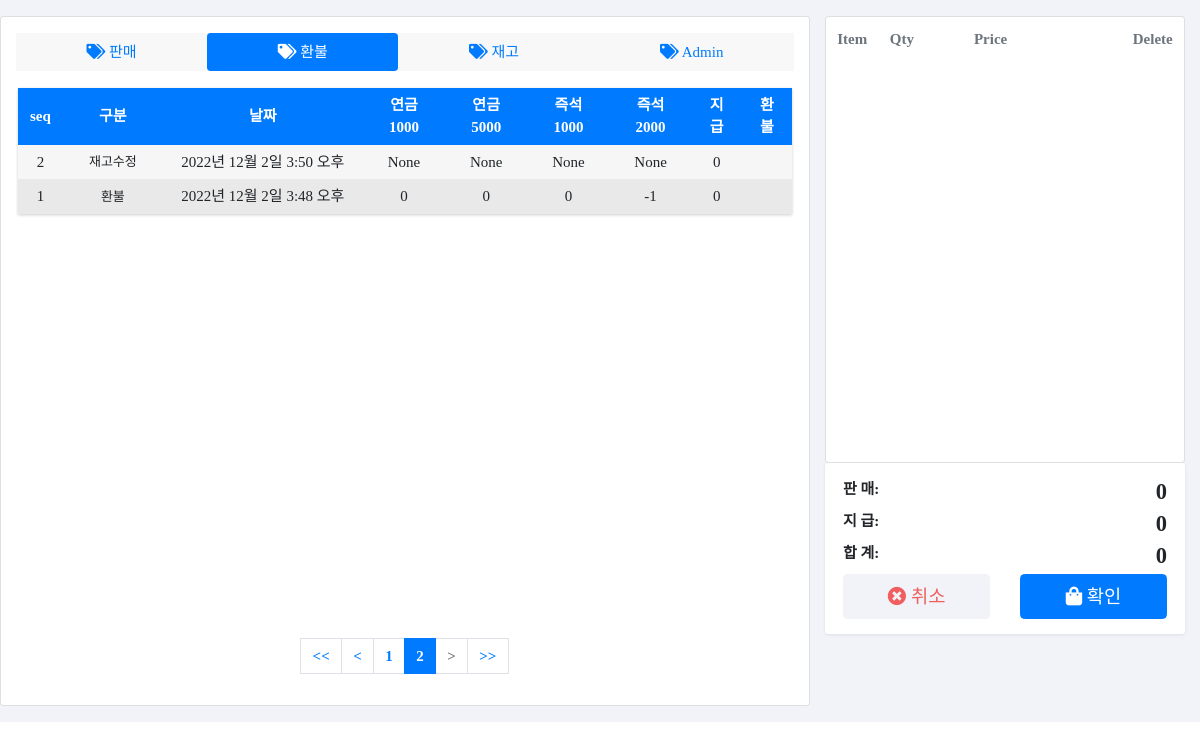
Screenshot of /refund/?page=2 with the database file from the repository.
### POSApp/models.py (models this page shows)
class POSDB(models.Model):
    seq = models.IntegerField(primary_key=True)
    category = models.CharField(max_length=10, null=True)
    pension_lottery_1000 = models.IntegerField(null=True)
    pension_lottery_5000 = models.IntegerField(null=True)
    instant_lottery_1000 = models.IntegerField(null=True)
    instant_lottery_2000 = models.IntegerField(null=True)
    pension_lottery_1000_Qty = models.IntegerField(null=True)
    pension_lottery_5000_Qty = models.IntegerField(null=True)
    instant_lottery_1000_Qty = models.IntegerField(null=True)
    instant_lottery_2000_Qty = models.IntegerField(null=True)
    sale = models.IntegerField(null=True)
    pay = models.IntegerField(null=True)
    sale_time = models.DateTimeField(null=True)
    daily_sale_start = models.DateTimeField(null=True)
    base_balance = models.IntegerField(null=True)
    ismodify = models.BooleanField(null=True)

### POSApp/views.py (the view, shortened to what this page needs)
# urls.py: path('refund/', views.refund, name="refund"),
def refund(request):
    sale_pay_lists = POSDB.objects.order_by('-seq')
    paginator = Paginator(sale_pay_lists, 20)
    page = request.GET.get('page', 1)  # 페이지
    page_obj = paginator.get_page(page)
    context = {
        'sale_pay_list': page_obj,
    }
    return render(request, 'refund.html', context)

### POSApp/templates/refund.html (shortened to what this page needs)
<!DOCTYPE HTML>
<html lang="en">
{% load static %}
<head>
    <link href="{% static 'assets/css/bootstrap.css' %}" rel="stylesheet" type="text/css" />
    <link href="{% static 'assets/css/ui.css' %}" rel="stylesheet" type="text/css" />
    <link href="{% static 'assets/fonts/fontawesome/css/fontawesome-all.min.css' %}" type="text/css" rel="stylesheet">
    <link href="{% static 'assets/css/OverlayScrollbars.css' %}" type="text/css" rel="stylesheet" />
</head>
<body>
    <section class="section-content padding-y-sm bg-default ">
        <div class="container-fluid">
            <div class="row">
                <div class="col-md-8 card padding-y-sm card ">
                    <ul class="nav bg radius nav-pills nav-fill mb-3 bg" role="tablist">
                        <li class="nav-item">
                            <a class="nav-link" href="{% url 'POSApp:index' %}">
                                <i class="fa fa-tags"></i> 판매</a>
                        </li>
                        <li class="nav-item">
                            <a class="nav-link active show" data-toggle="pill" href="{% url 'POSApp:refund' %}">
                                <i class="fa fa-tags "></i> 환불</a>
                        </li>
                        <li class="nav-item">
                            <a class="nav-link" href="{% url 'POSApp:stock' %}">
                                <i class="fa fa-tags "></i> 재고</a>
                        </li>
                        <li class="nav-item">
                            <a class="nav-link" href="{% url 'POSApp:adminpage' %}">
                                <i class="fa fa-tags "></i> Admin</a>
                        </li>
                    </ul>
                    <form action="{% url 'POSApp:refund' %}" method="POST">
                    <div class="wrapper" style="overflow:scroll; height:530px; text-align:center;">
                        <div class="table_refund">
                            <div class="row_table header">
                                <div class="cell">seq</div>
                                <div class="cell" style="width:100px;">구분</div>
                                <div class="cell" style="width:200px;">날짜</div>
                                <div class="cell">연금 1000</div>
                                <div class="cell">연금 5000</div>
                                <div class="cell">즉석 1000</div>
                                <div class="cell">즉석 2000</div>
                                <div class="cell">지급</div>
                                <div class="cell">환불</div>
                            </div>
                                {% for sale_pay in sale_pay_list %}
                                <div class="row_table">
                                    <div class="cell cell_seq" data-title="seq">{{sale_pay.seq}}</div>
                                    <div class="cell cell_category" data-title="구분">{{sale_pay.category}}</div>
                                    <div class="cell" data-title="판매시간">{{sale_pay.sale_time}}</div>
                                    <div class="cell" data-title="연금 1000">{{sale_pay.pension_lottery_1000_Qty}}</div>
                                    <div class="cell" data-title="연금 2000">{{sale_pay.pension_lottery_5000_Qty}}</div>
                                    <div class="cell" data-title="즉석 1000">{{sale_pay.instant_lottery_1000_Qty}}</div>
                                    <div class="cell" data-title="즉석 2000">{{sale_pay.instant_lottery_2000_Qty}}</div>
                                    <div class="cell" data-title="지급 금액">{{sale_pay.pay}}</div>
                                    <div class="cell" data-title="환불">
                                    </div>
                                </div>
                                {% endfor %}
                            </div>
                        </div>
                        </form>
                    <br>
                    <div class="pagination_">
                        <ul class="pagination justify-content-center">
                            <li class="page-first">
                            <a class="page-link" href="?{{current_path}}&page=1"><<</a>
                            </li>
                            {% if sale_pay_list.has_previous %}
                            <li class="page-item">
                                <a class="page-link" href="?page={{sale_pay_list.previous_page_number}}"><</a>
                            </li>
                            {% else %}
                            <li class="page-item disabled">
                                <a class="page-link" tabindex="-1" aria-disabled="true" href="#"><</a>
                            </li>
                            {% endif %}
                            {% for page_number in sale_pay_list.paginator.page_range %}
                            {% if page_number >= sale_pay_list.number|add:-3 and page_number <= sale_pay_list.number|add:3 %}
                                {% if page_number == sale_pay_list.number %}
                                <li class="page-item active" aria-current="page">
                                    <a class="page-link" href="?page={{page_number}}"style="background:#007bff;font-weight: bold;">{{page_number}}</a>
                                <li>
                                {% else %}
                                <li class="page-item">
                                    <a class="page-link" href="?page={{page_number}}">{{page_number}}</a>
                                </li>
                                {% endif %}
                            {% endif %}
                            {% endfor %}
                            {% if sale_pay_list.has_next %}
                            <li class="page-item">
                                <a class="page-link" href="?page={{sale_pay_list.next_page_number}}">></a>
                            </li>
                            {% else %}
                            <li class="page-item disabled">
                                <a class="page-link" tabindex="-1" aria-disabled="true" href="#">></a>
                            </li>
                            {% endif %}
                            <li class="page-first">
                                <a class="page-link" href="?page={{sale_pay_list.paginator.num_pages}}">>></a>
                            </li>
                        </ul>
                    </div>
                    </div>
                <div class="col-md-4">
                    <div class="card">
                        <span id="cart">
                            <form action="{% url 'POSApp:index' %}" method="POST">
                                <table class="table table-hover shopping-cart-wrap">
                                    <thead class="text-muted">
                                        <tr>
                                            <th scope="col">Item</th>
                                            <th scope="col" width="120">Qty</th>
                                            <th scope="col" width="120">Price</th>
                                            <th scope="col" class="text-right" width="200">Delete</th>
                                        </tr>
                                    </thead>
                                </table>
                            </form>
                        </span>
                    </div>
                    <div class="box">
                        <dl class="dlist-align">
                            <dt>판 매:</dt>
                            <dd class="text-right h4 b total_sale">0</dd>
                        </dl>
                        <dl class="dlist-align">
                            <dt>지 급:</dt>
                            <dd class="text-right h4 b total_pay">0</dd>
                        </dl>
                        <dl class="dlist-align">
                            <dt>합 계:</dt>
                            <dd class="text-right h4 b total">0</dd>
                        </dl>
                        <div class="row">
                            <div class="col-md-6">
                                <a href="" class="btn  btn-default btn-error btn-lg btn-block"><i
                                        class="fa fa-times-circle "></i> 취소 </a>
                            </div>
                            <div class="col-md-6">
                                <button class="btn  btn-primary btn-lg btn-block" onclick="confirm()"><i
                                        class="fa fa-shopping-bag"></i>
                                    확인 </button>
                            </div>
                        </div>
                    </div>
                </div>
            </div>
        </div>
    </section>
</body>
</html>

### POSApp/static/assets/css/ui.css (style rules this page uses)
html { font-size: 15px; }
.padding-y-sm { padding-top: 16px; padding-bottom: 16px; }
.bg { background-color: #f8f8f8 !important; }
.b { font-weight: 600; }
[class*="dlist-"] { margin-bottom: 5px; }
[class*="dlist-"] dd { margin-bottom: 0; }
.dlist-align dt { width: 90px; float: left; word-wrap: break-word; }
.dlist-align dd { margin-left: 120px; vertical-align: baseline; }
.shopping-cart-wrap thead th { border-top: 0; border-bottom: 0; }
.box { padding: 1rem 1.2rem; display: block; background: #fff; border-radius: 0.2rem; -webkit-box-shadow: 0 1px 3px rgba(51, 51, 51, 0.1); box-shadow: 0 1px 3px rgba(51, 51, 51, 0.1); }
.col-md-8 { flex: 0 0 67.5%; max-width: 67.5%; }
.col-md-4 { flex: 0 0 32.5%; max-width: 32.5%; }

### POSApp/static/assets/css/OverlayScrollbars.css (style rules this page uses)
.os-host, .os-host-textarea { position: relative; overflow: visible !important; -webkit-box-orient: vertical; -webkit-box-direction: normal; -ms-flex-direction: column; flex-direction: column; -ms-flex-wrap: nowrap; flex-wrap: nowrap; -webkit-box-pack: start; -ms-flex-pack: start; justify-content: flex-start; -ms-flex-line-pack: start; align-content: flex-start; -webkit-box-align: start; -ms-flex-align: start; -ms-grid-row-align: flex-start; align-items: flex-start; }

### POSApp/templates/refund.html (style rules this page uses)
.bg-default, .btn-default { background-color: #f2f3f8; }
.btn-error { color: #ef5f5f; }
body { font-family: "Pretended"; font-size: 15px; }
.cell_category { font-size: 13px; }
body { -webkit-font-smoothing: antialiased; font-smoothing: antialiased; }
.wrapper { margin: 0 auto; padding: 2px; max-width: 800px; }
.table_refund { margin: 0 0 40px 0; width: 100%; box-shadow: 0 1px 3px rgba(0, 0, 0, 0.2); display: table; }
.row_table { display: table-row; background: #f6f6f6; }
.row_table:nth-of-type(odd) { background: #e9e9e9; }
.row_table.header { font-weight: 900; color: #ffffff; background: #007bff; }
.cell { padding: 6px 12px; display: table-cell; vertical-align:middle; }
.page-link { color: #007bff; font-weight: bold; }

### rows the page displays
POSDB: seq "2", category "재고수정", sale_time "2022년 12월 2일 3:50 오후", pension_lottery_1000_Qty "None", pension_lottery_5000_Qty "None", instant_lottery_1000_Qty "None", instant_lottery_2000_Qty "None", pay "0"
POSDB: seq "1", category "환불", sale_time "2022년 12월 2일 3:48 오후", pension_lottery_1000_Qty "0", pension_lottery_5000_Qty "0", instant_lottery_1000_Qty "0", instant_lottery_2000_Qty "-1", pay "0"

### other values shown
{{ page_number }} "1"
{{ page_number }} "2"
